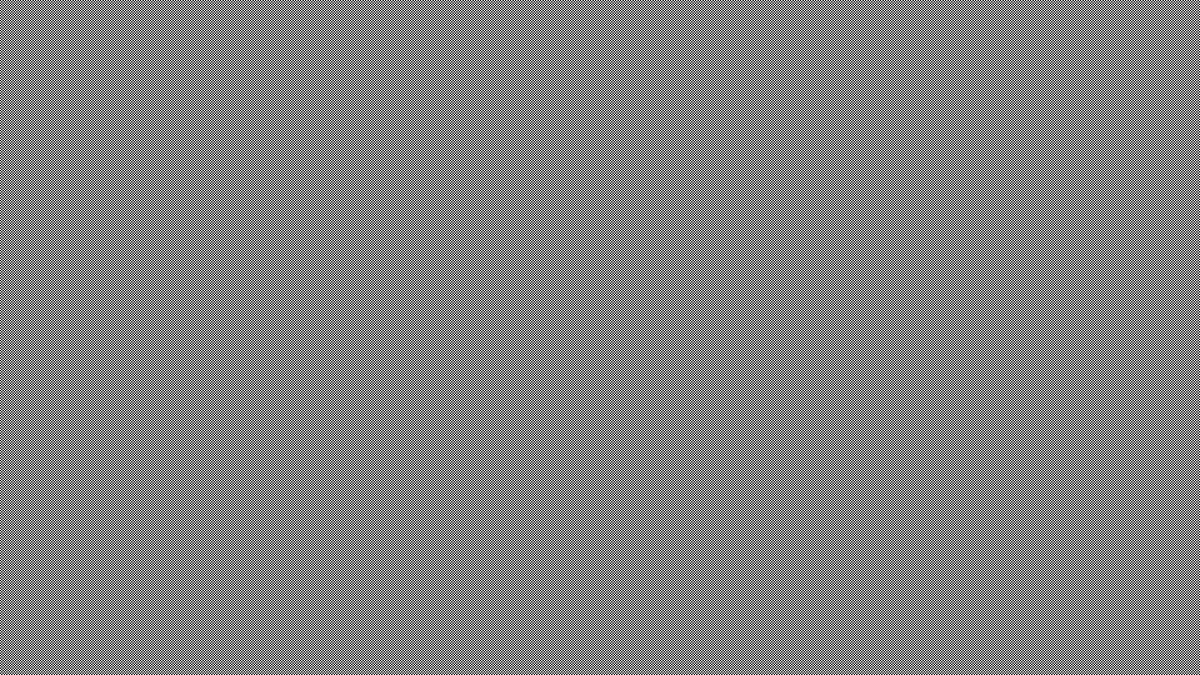
Frame 1 (no input)
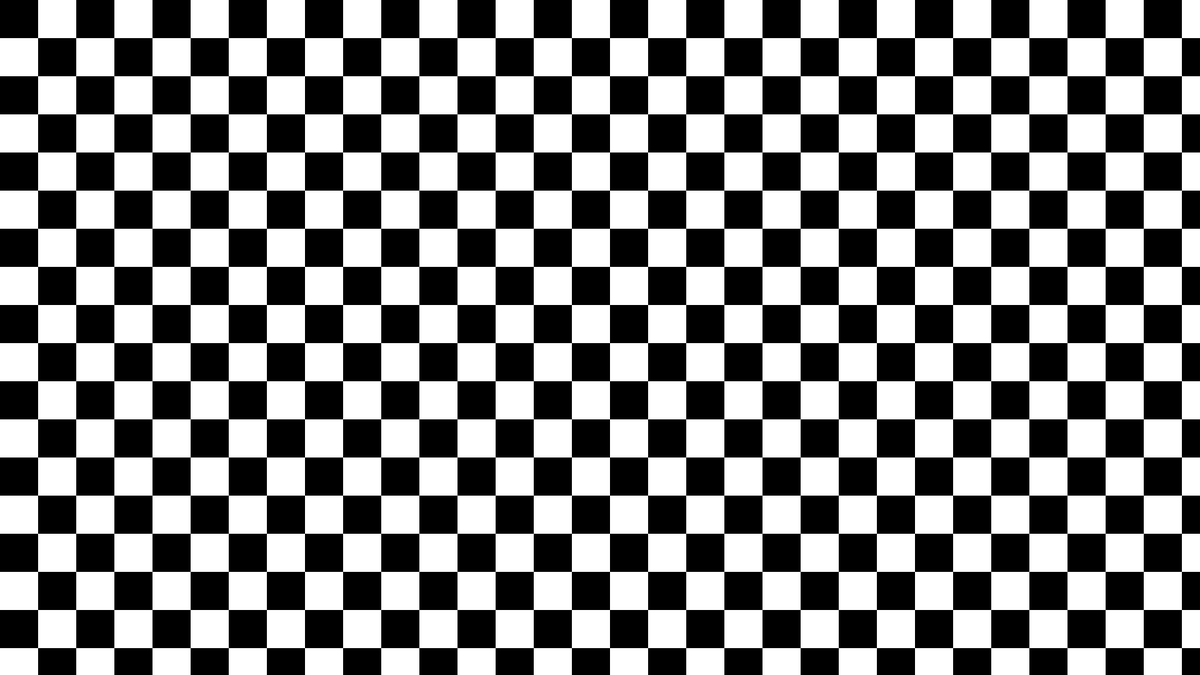
Frame 60 (the mouse pressed at the canvas centre just before this capture)
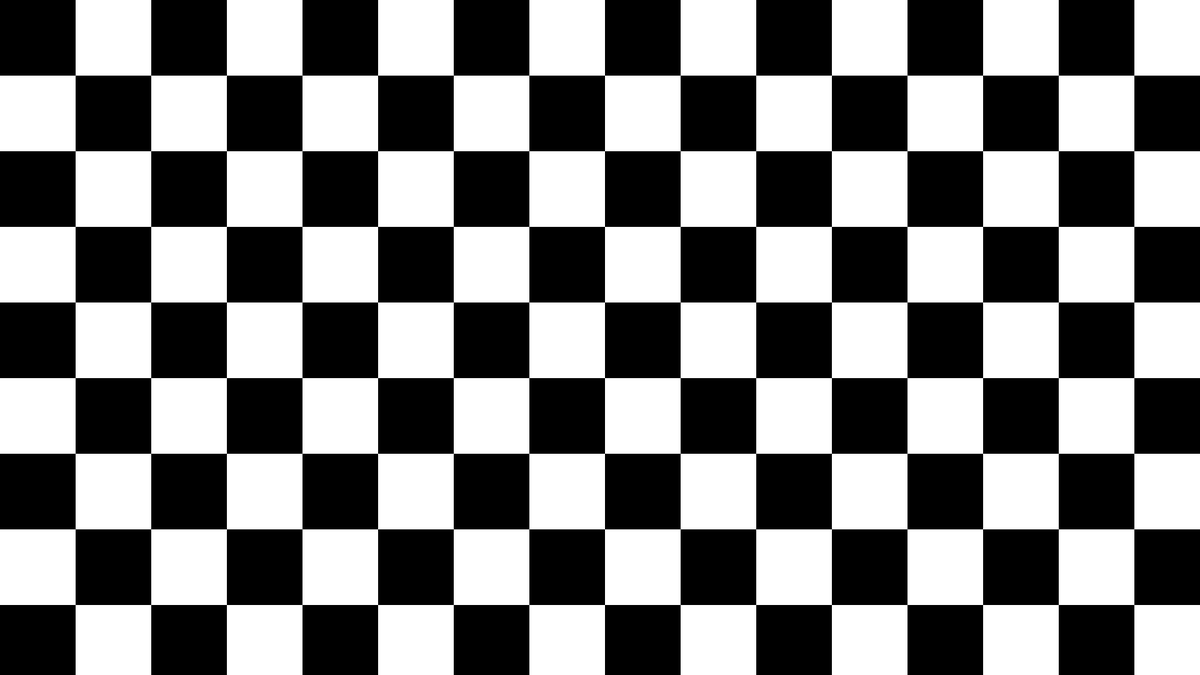
Frame 120 (the mouse held since frame 60 and released just before this capture)

The Processing sketch that drew these frames (run headless with seeded random() and noise(); from frame 60 on, the mouse is pressed at the canvas centre):

// Processing sketch: code16_06
// ── code16_06.pde
void setup() {
  size(1920, 1080);
}
void draw() {
  loadPixels();
  for (int y =0; y<height; y++) {
    for (int x = 0; x< width; x++) {
      int w = frameCount%240+1;
      pixels[y*width+x]=color((x/w+y/w)%2*255);
    }
  }
  updatePixels();
}
